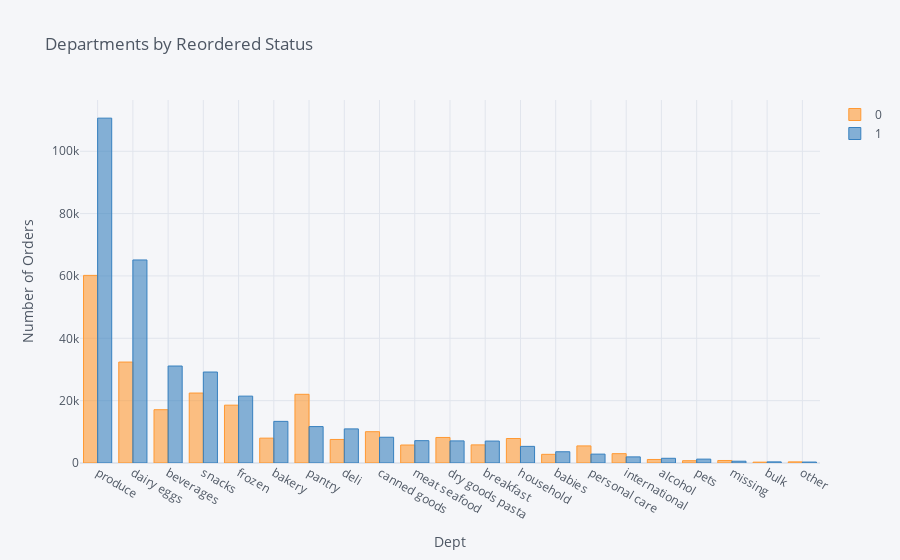

The notebook cell this image was saved under:
### Code cell
fig = insta_RetInfo[['department','reordered']].value_counts().unstack().sort_values(by=1, 
                                                                               ascending=False).iplot(kind='bar', 
                                                                                     title='Departments by Reordered Status', 
                                                                                     xaxis_title='Dept', 
                                                                                     yaxis_title='Number of Orders')
fig = go.Figure(fig)

py.plot(fig, filename='Departments_by_Reordered_Status', auto_open=False)

### Figure 1 — Plotly figure (JSON) as saved in the notebook; plotly's stock layout.template omitted (floating-point values rounded to 4 significant figures)
{"data": [{"marker": {"color": "rgba(255, 153, 51, 0.6)", "line": {"color": "rgba(255, 153, 51, 1.0)", "width": 1}}, "name": "0", "orientation": "v", "text": "", "type": "bar", "x": ["produce", "dairy eggs", "beverages", "snacks", "frozen", "bakery", "pantry", "deli", "canned goods", "meat seafood", "dry goods pasta", "breakfast", "household", "babies", "personal care", "international", "alcohol", "pets", "missing", "bulk", "other"], "y": [60181, 32382, 17094, 22442, 18551, 7973, 22035, 7552, 10043, 5770, 8191, 5812, 7858, 2778, 5478, 2994, 1129, 740, 806, 272, 366]}, {"marker": {"color": "rgba(55, 128, 191, 0.6)", "line": {"color": "rgba(55, 128, 191, 1.0)", "width": 1}}, "name": "1", "orientation": "v", "text": "", "type": "bar", "x": ["produce", "dairy eggs", "beverages", "snacks", "frozen", "bakery", "pantry", "deli", "canned goods", "meat seafood", "dry goods pasta", "breakfast", "household", "babies", "personal care", "international", "alcohol", "pets", "missing", "bulk", "other"], "y": [110619, 65131, 31105, 29185, 21451, 13353, 11681, 10939, 8264, 7162, 7089, 7041, 5338, 3609, 2853, 1961, 1511, 1248, 573, 361, 300]}], "layout": {"legend": {"bgcolor": "#F5F6F9", "font": {"color": "#4D5663"}}, "paper_bgcolor": "#F5F6F9", "plot_bgcolor": "#F5F6F9", "title": {"font": {"color": "#4D5663"}, "text": "Departments by Reordered Status"}, "xaxis": {"gridcolor": "#E1E5ED", "showgrid": true, "tickfont": {"color": "#4D5663"}, "title": {"font": {"color": "#4D5663"}, "text": "Dept"}, "zerolinecolor": "#E1E5ED"}, "yaxis": {"gridcolor": "#E1E5ED", "showgrid": true, "tickfont": {"color": "#4D5663"}, "title": {"font": {"color": "#4D5663"}, "text": "Number of Orders"}, "zerolinecolor": "#E1E5ED"}}}
